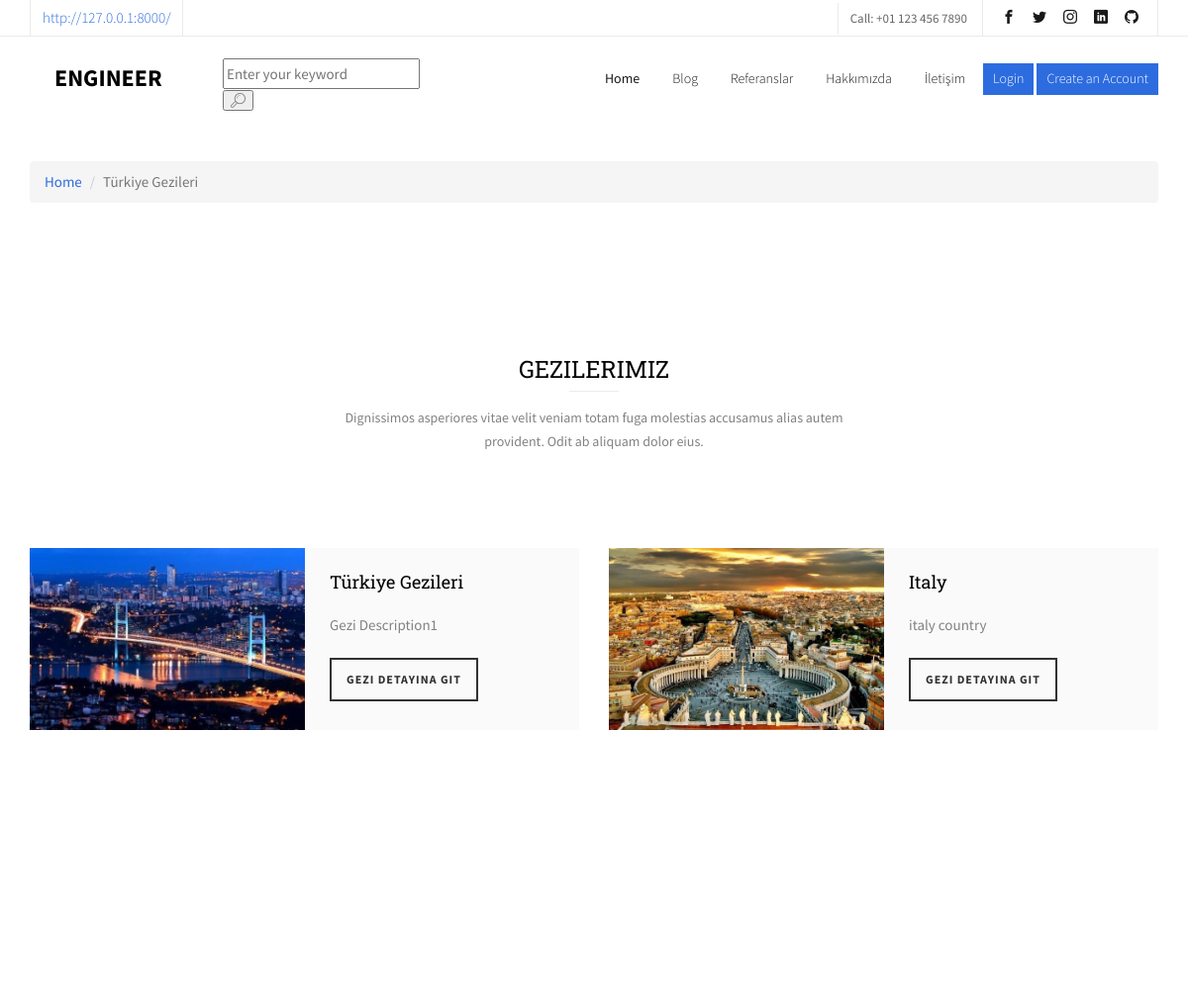
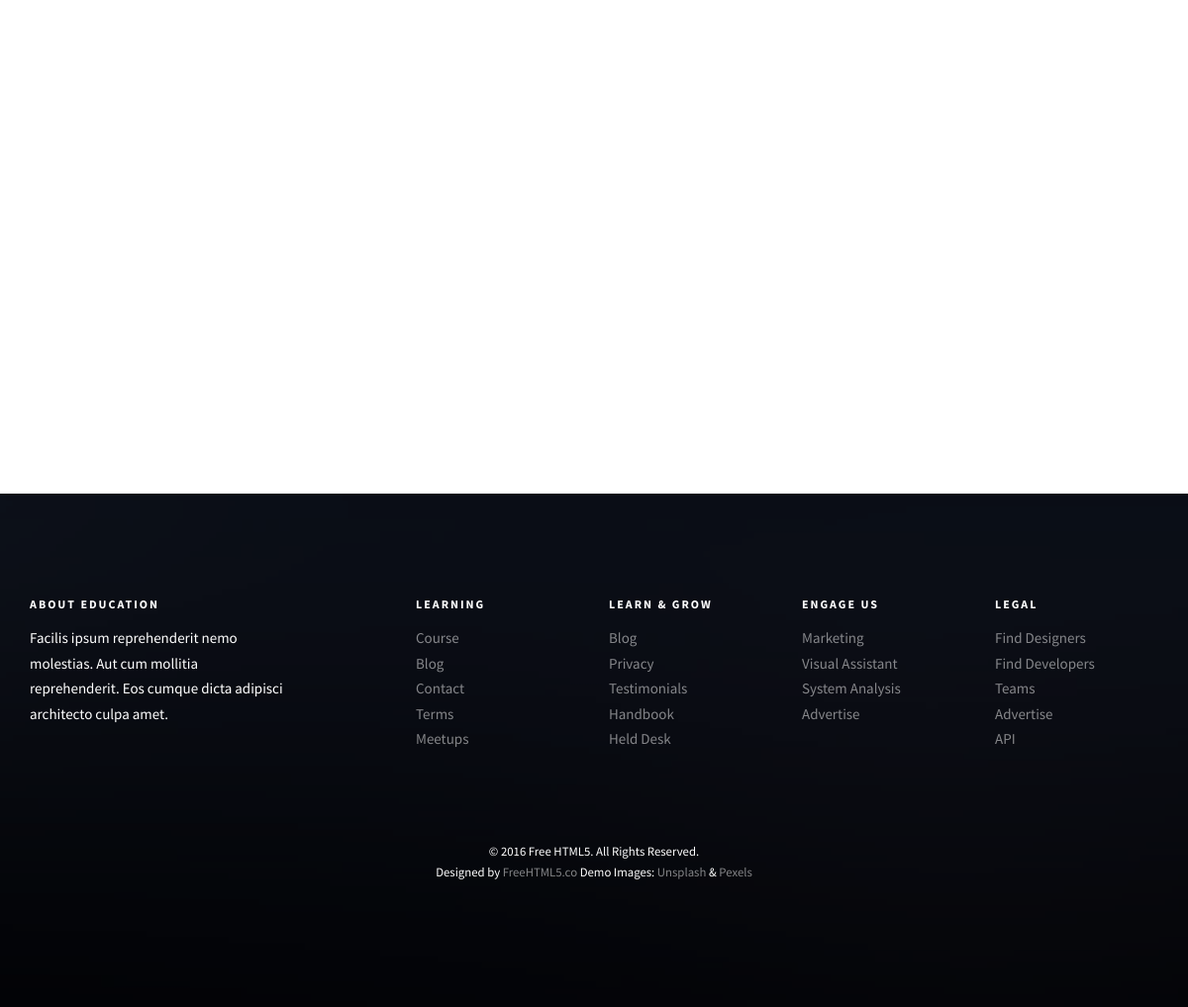
Screenshot of /category/1/turkiye-geziler with the database file from the repository (2 pictures, top to bottom).
### content/models.py (models this page shows, shortened)
class Category(MPTTModel):
    STATUS =(
        ('True', 'Evet'),
        ('False', 'Hayır'),
    )
    title = models.CharField(max_length=100)
    keywords = models.CharField(blank=True, max_length=255)
    description = models.CharField(blank=True, max_length=255)
    image = models.ImageField(blank=True, upload_to='images/')
    status = models.CharField(max_length=10, choices=STATUS)
    slug = models.SlugField(null=False, unique=True)
    parent = TreeForeignKey('self', blank=True, null=True, related_name='children', on_delete=models.CASCADE)
    create_at = models.DateTimeField(auto_now_add=True)
    update_at = models.DateTimeField(auto_now=True)
    class MPTTMeta:
        order_insertion_by = ['title']
    def get_image_tag(self):
        if self.image:
            return mark_safe('<img src="{}" height="50"/>'.format(self.image.url))
    get_image_tag.short_description = 'Image'

### home/views.py (the view)
# urls.py: path('category/<int:id>/<slug:slug>', views.category_contents, name='category_contents'),
def category_contents(request, id, slug):
    category = Category.objects.all()
    category_data = Category.objects.get(pk=id)
    contents = Content.objects.filter(category_id=id)
    context = {'contents': contents,
               'category': category,
               'category_data': category_data}
    return render(request, 'geziler.html', context)

### home/templates/geziler.html (shortened to what this page needs)
{% extends "homebase.html" %}
{% block content %}
    <div id="breadcrumb">
        <div class="container">
            <ul class="breadcrumb">
                <li><a href="/">Home</a></li>
                <li class="active">{{ category_data.title }}</li>
            </ul>
        </div>
    </div>&emsp;
    <div id="fh5co-course">
		<div class="container">
			<div class="row animate-box">
				<div class="col-md-6 col-md-offset-3 text-center fh5co-heading">
					<h2>Gezilerimiz</h2>
					<p>Dignissimos asperiores vitae velit veniam totam fuga molestias accusamus alias autem provident. Odit ab aliquam dolor eius.</p>
				</div>
			</div>
			<div class="row">
                {% for rs in category %}
				    <div class="col-md-6 animate-box">
					<div class="course">
						<a href="#" class="course-img" style="background-image: url({{rs.image.url}});">
						</a>
						<div class="desc">
							<h3><a href="#">{{ rs.title }}</a></h3>
							<p> {{ rs.description }} </p>
							<span><a href="/content/{{ rs.id }}/{{ rs.slug }}" class="btn btn-primary btn-sm btn-course">Gezi Detayına Git</a></span>
						</div>
					</div>
				</div>
                {% endfor %}
			</div>
		</div>
	</div>
{% endblock %}

### home/static/css/style.css (style rules this page uses)
body { font-family: "Source Sans Pro", Arial, sans-serif; font-weight: 400; font-size: 15px; line-height: 1.7; color: #828282; background: #fff; }
a { color: #2D6CDF; -webkit-transition: 0.5s; -o-transition: 0.5s; transition: 0.5s; }
p { margin-bottom: 20px; }
h1, h2, h3, h4, h5, h6, figure { color: #000; font-family: "Roboto Slab", serif; font-weight: 400; margin: 0 0 20px 0; }
#fh5co-course-categories, #fh5co-counter, #fh5co-course, #fh5co-register, #fh5co-pricing, #fh5co-testimonial, #fh5co-blog, #fh5co-about, #fh5co-staff, #fh5co-contact, #fh5co-footer { padding: 7em 0; clear: both; }
.course { display: -webkit-box; display: -moz-box; display: -ms-flexbox; display: -webkit-flex; display: flex; flex-wrap: wrap; -webkit-flex-wrap: wrap; -moz-flex-wrap: wrap; margin-bottom: 30px; }
.course .desc, .course .course-img { width: 50%; display: inline-block; }
.course .course-img { background-size: cover; background-position: center center; background-repeat: no-repeat; position: relative; -webkit-transition: 0.3s; -o-transition: 0.3s; transition: 0.3s; }
.course .desc { padding: 1.7em; background: #fafafa; }
.course .desc h3 { font-size: 18px; font-weight: 400; }
.course .desc h3 a { color: #000; }
.course .desc .btn-course { border: 2px solid rgba(0, 0, 0, 0.8) !important; background: transparent; color: rgba(0, 0, 0, 0.8) !important; font-size: 12px; text-transform: uppercase; font-weight: 700; letter-spacing: 1px; padding: 11px 15px !important; -webkit-border-radius: 0; -moz-border-radius: 0; -ms-border-radius: 0; border-radius: 0; }
.fh5co-heading { margin-bottom: 5em; }
.fh5co-heading h2 { font-size: 24px; margin-bottom: 20px; line-height: 1.5; color: #000; text-transform: uppercase; position: relative; }
.fh5co-heading h2:after { position: absolute; top: 40px; left: 0; right: 0; bottom: 0; content: ''; width: 50px; height: 1px; margin: 0 auto; background: rgba(0, 0, 0, 0.08); }
.fh5co-heading p { font-size: 14px; }
.btn { margin-right: 4px; margin-bottom: 4px; font-family: "Source Sans Pro", Arial, sans-serif; font-size: 16px; font-weight: 400; -webkit-border-radius: 30px; -moz-border-radius: 30px; -ms-border-radius: 30px; border-radius: 30px; -webkit-transition: 0.5s; -o-transition: 0.5s; transition: 0.5s; padding: 8px 20px; }
.btn-primary { background: #2D6CDF; color: #fff; border: 2px solid #2D6CDF; }
.js .animate-box { opacity: 0; }

### rows the page displays
Category: title "Türkiye Gezileri", image (picture), description "Gezi Description1"
Category: image (picture), title "Italy", description "italy country"
